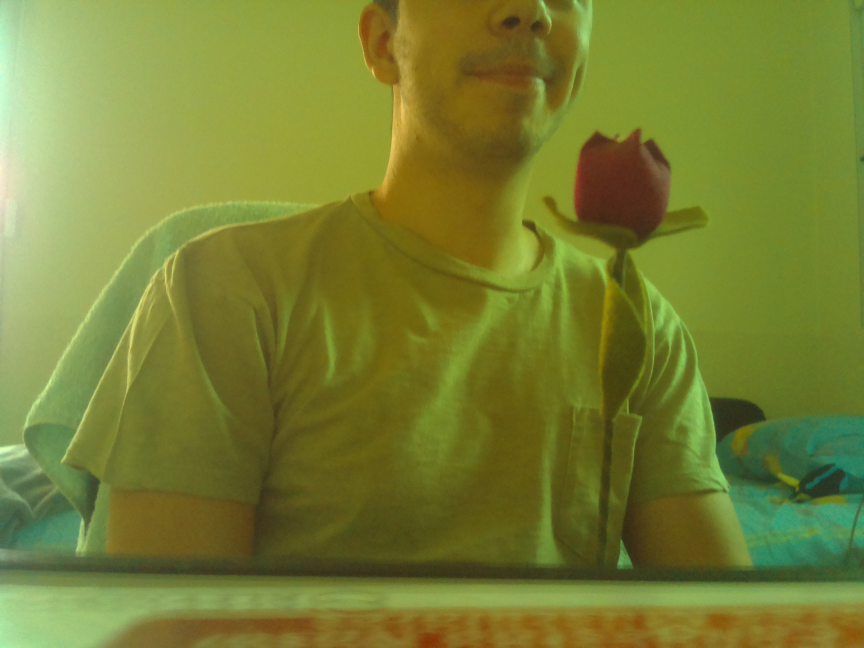
//> input picture Balltrack/test1.jpg, 2592 x 1944 px, given in place of the camera (shown at 1/3 size)
$ ./objectTracking   (built with g++ and OpenCV 4)
//> lines starting //> are read from the running program, lines starting //| are printed output that depends on the picture; after the words box and inside, x2 and y2 are one past the last pixel; in counts of white or black regions, pixels touching at a corner belong together
//objectTrackingTutorial.cpp
// g++ $(pkg-config --libs --cflags opencv) -o objectTracking objectTracking.cpp

//Written by  Kyle Hounslow 2013

//Permission is hereby granted, free of charge, to any person obtaining a copy of this software and associated documentation files (the "Software")
//, to deal in the Software without restriction, including without limitation the rights to use, copy, modify, merge, publish, distribute, sublicense,
//and/or sell copies of the Software, and to permit persons to whom the Software is furnished to do so, subject to the following conditions:

//The above copyright notice and this permission notice shall be included in all copies or substantial portions of the Software.

//THE SOFTWARE IS PROVIDED "AS IS", WITHOUT WARRANTY OF ANY KIND, EXPRESS OR IMPLIED, INCLUDING BUT NOT LIMITED TO THE WARRANTIES OF MERCHANTABILITY,
//FITNESS FOR A PARTICULAR PURPOSE AND NONINFRINGEMENT. IN NO EVENT SHALL THE AUTHORS OR COPYRIGHT HOLDERS BE LIABLE FOR ANY CLAIM, DAMAGES OR OTHER
//LIABILITY, WHETHER IN AN ACTION OF CONTRACT, TORT OR OTHERWISE, ARISING FROM, OUT OF OR IN CONNECTION WITH THE SOFTWARE OR THE USE OR OTHER DEALINGS
//IN THE SOFTWARE.

#include <sstream>
#include <string>
#include <iostream>
#include <highgui.h>
#include <opencv2/opencv.hpp>

using namespace cv;
using namespace std;
//initial min and max HSV filter values.
//these will be changed using trackbars
int H_MIN = 0;
int H_MAX = 256;
int S_MIN = 0;
int S_MAX = 256;
int V_MIN = 0;
int V_MAX = 256;
//default capture width and height
const int FRAME_WIDTH = 640;
const int FRAME_HEIGHT = 480;
//max number of objects to be detected in frame
const int MAX_NUM_OBJECTS=50;
//minimum and maximum object area
const int MIN_OBJECT_AREA = 20*20;
const int MAX_OBJECT_AREA = FRAME_HEIGHT*FRAME_WIDTH/1.5;
//names that will appear at the top of each window
const string windowName = "Original Image";
const string windowName1 = "HSV Image";
const string windowName2 = "Thresholded Image";
const string windowName3 = "After Morphological Operations";
const string trackbarWindowName = "Trackbars";
void on_trackbar( int, void* )
{//This function gets called whenever a
	// trackbar position is changed


    cout << "H_MAX: " << H_MAX << "\t" << "H_MIN: " << H_MIN << endl;
    cout << "S_MAX: " << S_MAX << "\t" << "S_MIN: " << S_MIN << endl;
    cout << "V_MAX: " << V_MAX << "\t" << "V_MIN: " << V_MIN << "\n\n";

}
// [7 lines left out: function intToString, not called in this run]
void createTrackbars(){
	//create window for trackbars


    namedWindow(trackbarWindowName,0);
	//create memory to store trackbar name on window
	char TrackbarName[50];
	sprintf( TrackbarName, "H_MIN", H_MIN);
	sprintf( TrackbarName, "H_MAX", H_MAX);
	sprintf( TrackbarName, "S_MIN", S_MIN);
	sprintf( TrackbarName, "S_MAX", S_MAX);
	sprintf( TrackbarName, "V_MIN", V_MIN);
	sprintf( TrackbarName, "V_MAX", V_MAX);
	//create trackbars and insert them into window
	//3 parameters are: the address of the variable that is changing when the trackbar is moved(eg.H_LOW),
	//the max value the trackbar can move (eg. H_HIGH),
	//and the function that is called whenever the trackbar is moved(eg. on_trackbar)
	//                                  ---->    ---->     ---->
    createTrackbar( "H_MIN", trackbarWindowName, &H_MIN, H_MAX, on_trackbar );
//> slider 'H_MIN' is set to 51
    createTrackbar( "H_MAX", trackbarWindowName, &H_MAX, H_MAX, on_trackbar );
    createTrackbar( "S_MIN", trackbarWindowName, &S_MIN, S_MAX, on_trackbar );
//> slider 'S_MIN' is set to 51
    createTrackbar( "S_MAX", trackbarWindowName, &S_MAX, S_MAX, on_trackbar );
    createTrackbar( "V_MIN", trackbarWindowName, &V_MIN, V_MAX, on_trackbar );
//> slider 'V_MIN' is set to 51
    createTrackbar( "V_MAX", trackbarWindowName, &V_MAX, V_MAX, on_trackbar );


}
// [88 lines left out: functions drawObject, morphOps, trackFilteredObject, not called in this run]
int main(int argc, char* argv[])
{
	//some boolean variables for different functionality within this
	//program
    bool trackObjects = false;
    bool useMorphOps = false;
	//Matrix to store each frame of the webcam feed
	Mat cameraFeed;
	//matrix storage for HSV image
	Mat HSV;
	//matrix storage for binary threshold image
	Mat threshold;
	//x and y values for the location of the object
	int x=0, y=0;
	//create slider bars for HSV filtering
	createTrackbars();
	//video capture object to acquire webcam feed
	VideoCapture capture;
	//open capture object at location zero (default location for webcam)
	capture.open(0);
	//set height and width of capture frame
	capture.set(CV_CAP_PROP_FRAME_WIDTH,FRAME_WIDTH);
	capture.set(CV_CAP_PROP_FRAME_HEIGHT,FRAME_HEIGHT);
	//start an infinite loop where webcam feed is copied to cameraFeed matrix
	//all of our operations will be performed within this loop
	while(1){
		//store image to matrix
		capture.read(cameraFeed);
//> cameraFeed is the input picture: 1944 rows x 2592 cols, CV_8UC3; mean B, G, R 51.4, 127.9, 119.5
		//convert frame from BGR to HSV colorspace
		cvtColor(cameraFeed,HSV,COLOR_BGR2HSV);
//> HSV: 1944 rows x 2592 cols, CV_8UC3; mean H, S, V 33.9, 163.2, 132.7
		//filter HSV image between values and store filtered image to
		//threshold matrix
		inRange(HSV,Scalar(H_MIN,S_MIN,V_MIN),Scalar(H_MAX,S_MAX,V_MAX),threshold);
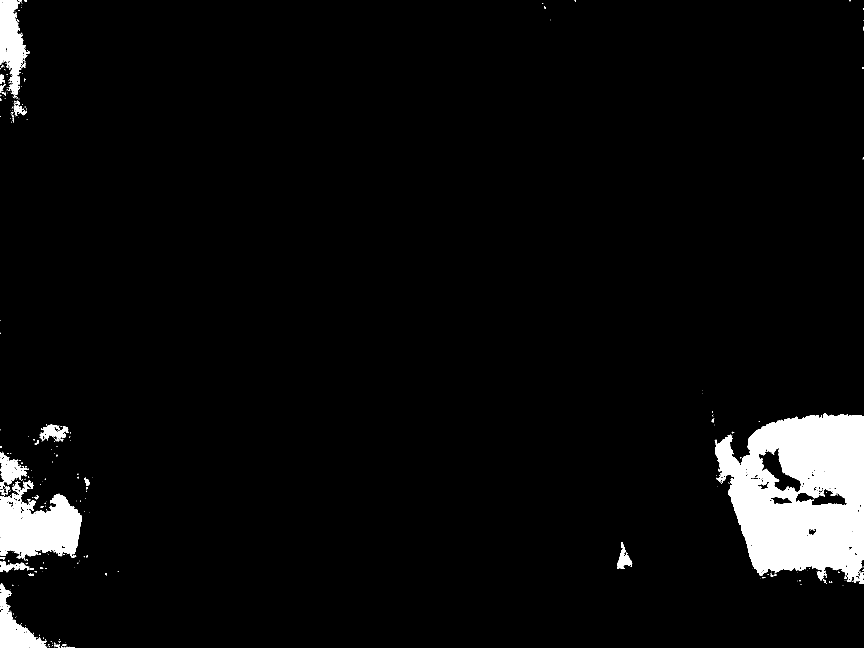
//> threshold: 1944 rows x 2592 cols, CV_8UC1 (shown at 1/3 size); 4.6% white; 323 white regions (263 under 20 px), largest, box (x1, y1, x2, y2) and area: (2145, 1240, 2592, 1752) 158042, (0, 1442, 246, 1677) 35723, (0, 0, 90, 294) 12946
		//perform morphological operations on thresholded image to eliminate noise
		//and emphasize the filtered object(s)
		if(useMorphOps)
		morphOps(threshold);
		//pass in thresholded frame to our object tracking function
		//this function will return the x and y coordinates of the
		//filtered object
		if(trackObjects)
			trackFilteredObject(x,y,threshold,cameraFeed);

		//show frames
		imshow(windowName2,threshold);
		imshow(windowName,cameraFeed);
		imshow(windowName1,HSV);
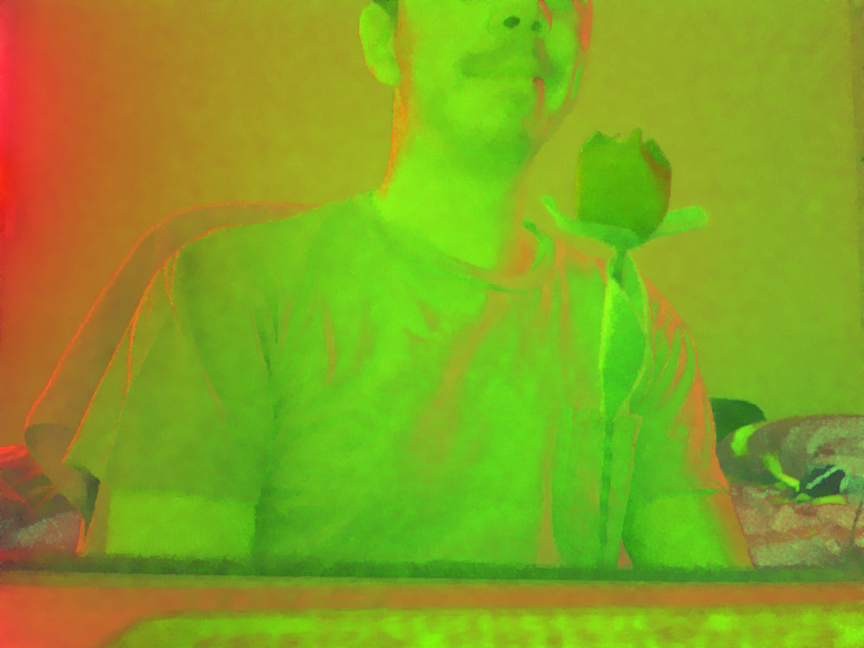
//> window 'HSV Image': 1944 rows x 2592 cols, CV_8UC3 (shown at 1/3 size); mean B, G, R 33.9, 163.2, 132.7


		//delay 30ms so that screen can refresh.
		//image will not appear without this waitKey() command
		waitKey(30);
	}


	return 0;
}

$ run again, on Balltrack/test2.jpg
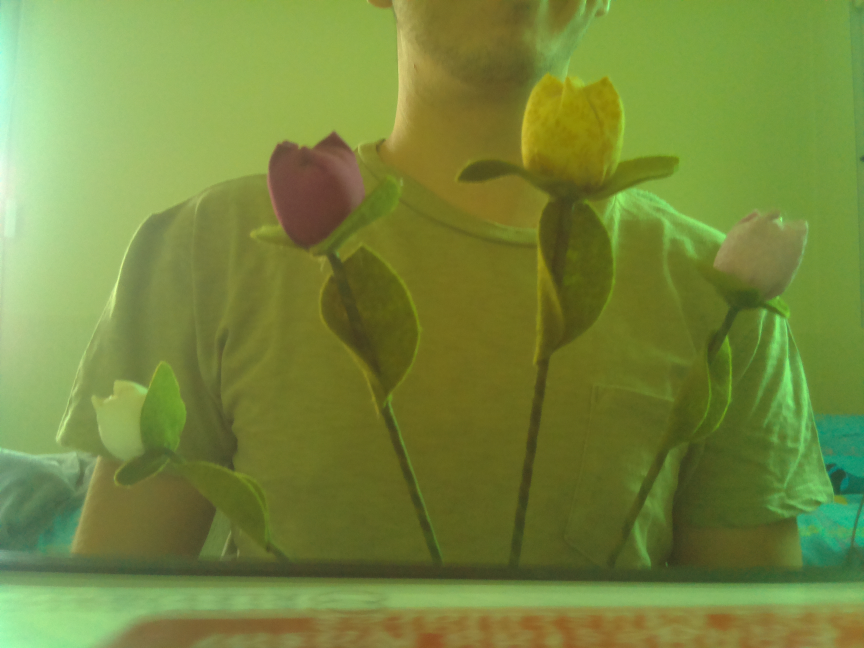
//> input picture Balltrack/test2.jpg, 2592 x 1944 px, given in place of the camera (shown at 1/3 size)
//> cameraFeed is the input picture: 1944 rows x 2592 cols, CV_8UC3; mean B, G, R 62, 136, 118.3
//> HSV: 1944 rows x 2592 cols, CV_8UC3; mean H, S, V 37.1, 147.9, 138.3
//> `inRange(HSV,Scalar(H_MIN,S_MIN,V_MIN),Scalar(H_MAX,S_MAX,V_MAX),thresh..`:
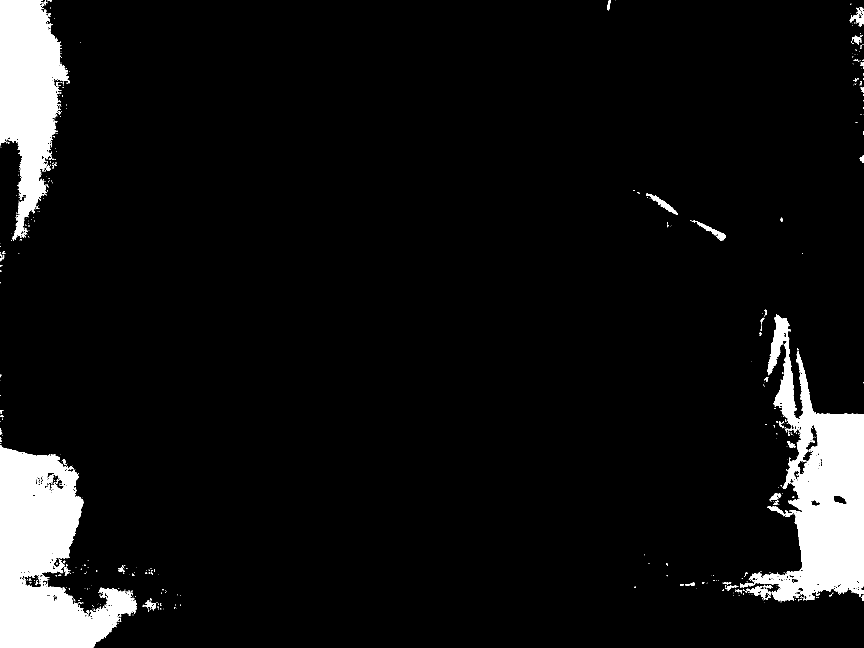
//> threshold: 1944 rows x 2592 cols, CV_8UC1 (shown at 1/3 size); 7.1% white; 542 white regions (452 under 20 px), largest, box (x1, y1, x2, y2) and area: (0, 1336, 411, 1944) 135139, (2246, 942, 2592, 1804) 125129, (0, 0, 210, 722) 85472
//> `imshow(windowName1,HSV);`:
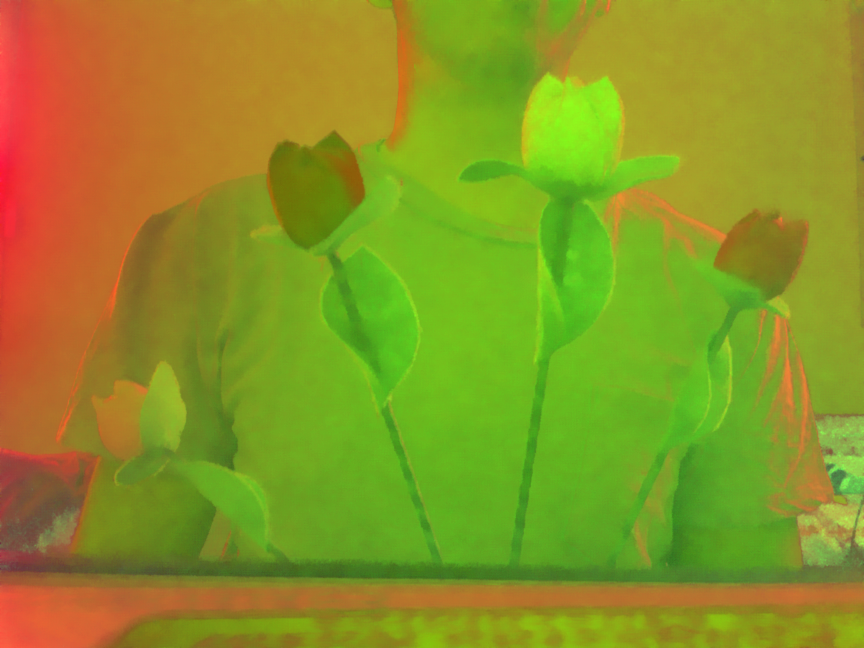
//> window 'HSV Image': 1944 rows x 2592 cols, CV_8UC3 (shown at 1/3 size); mean B, G, R 37.1, 147.9, 138.3
